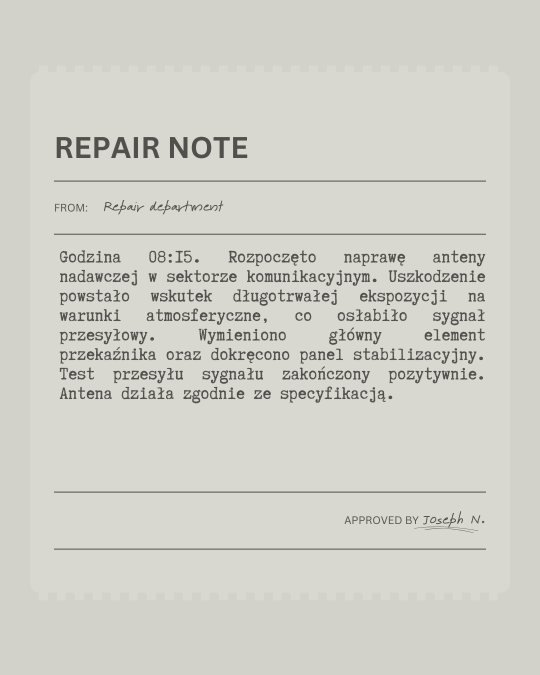
#> input picture tests_local/2024-11-12_report-13.png, 1080 x 1350 px (shown at 1/2 size)
$ python denoise_file.py
#> lines starting #> are read from the running program, lines starting #| are printed output that depends on the picture; after the words box and inside, x2 and y2 are one past the last pixel; in counts of white or black regions, pixels touching at a corner belong together
import cv2
from paddleocr import PaddleOCR


def preprocess_image(image_path):
    # Read image
#> called with image_path = '2024-11-12_report-13.png'
    img = cv2.imread(image_path)
#> img is the input picture: shape (1350, 1080, 3); mean B, G, R 201.5, 208.6, 208.6

    # Resize to optimal resolution (300 DPI)
    scale_percent = 300
    width = int(img.shape[1] * scale_percent / 100)
#> width = 3240
    height = int(img.shape[0] * scale_percent / 100)
#> height = 4050
    img = cv2.resize(img, (width, height))
#> img: shape (4050, 3240, 3)

    # Enhance contrast
    alpha = 1  # Contrast control (1.0-3.0)
    beta = 0  # Brightness control
    img = cv2.convertScaleAbs(img, alpha=alpha, beta=beta)

    # Convert to grayscale
    gray = cv2.cvtColor(img, cv2.COLOR_BGR2GRAY)

    # Binarization
    _, binary = cv2.threshold(gray, 0, 255, cv2.THRESH_BINARY + cv2.THRESH_OTSU)
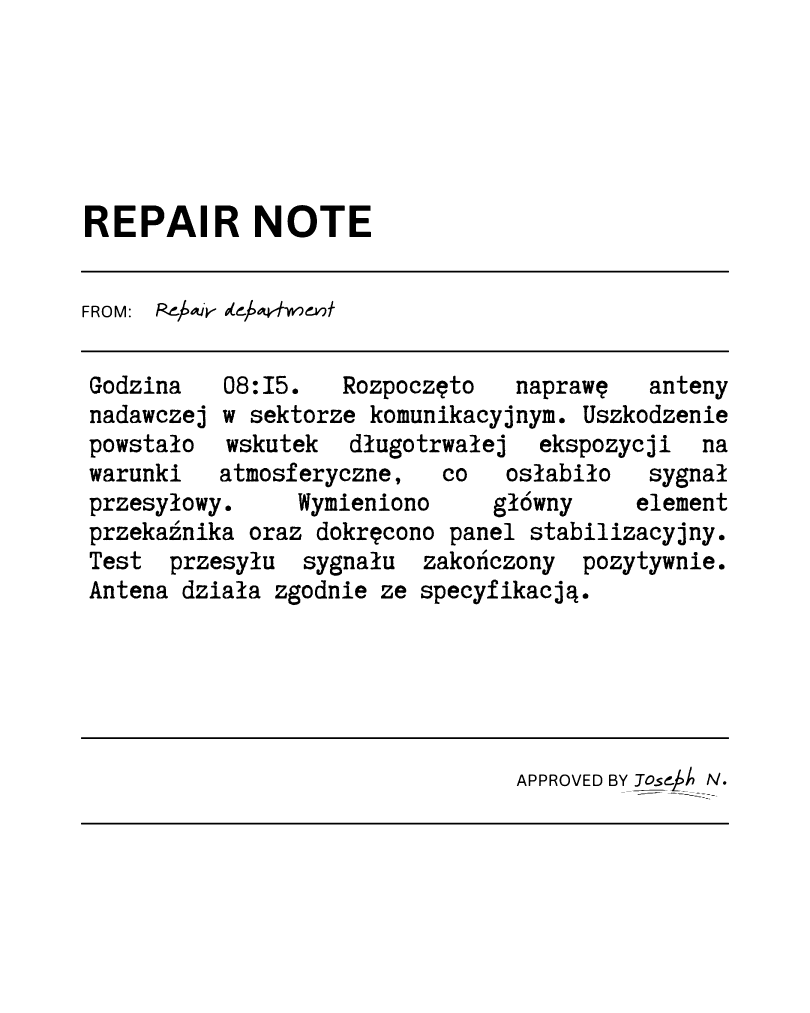
#> binary: shape (4050, 3240) (shown at 1/4 size); 95.6% white; 388 black regions (3 under 20 px), largest, box (x1, y1, x2, y2) and area: (324, 1083, 2916, 1090) 18140, (324, 1402, 2916, 1409) 18140, (324, 2949, 2916, 2956) 18140
#> (the run stopped early here; a loop or call above may not have finished)
